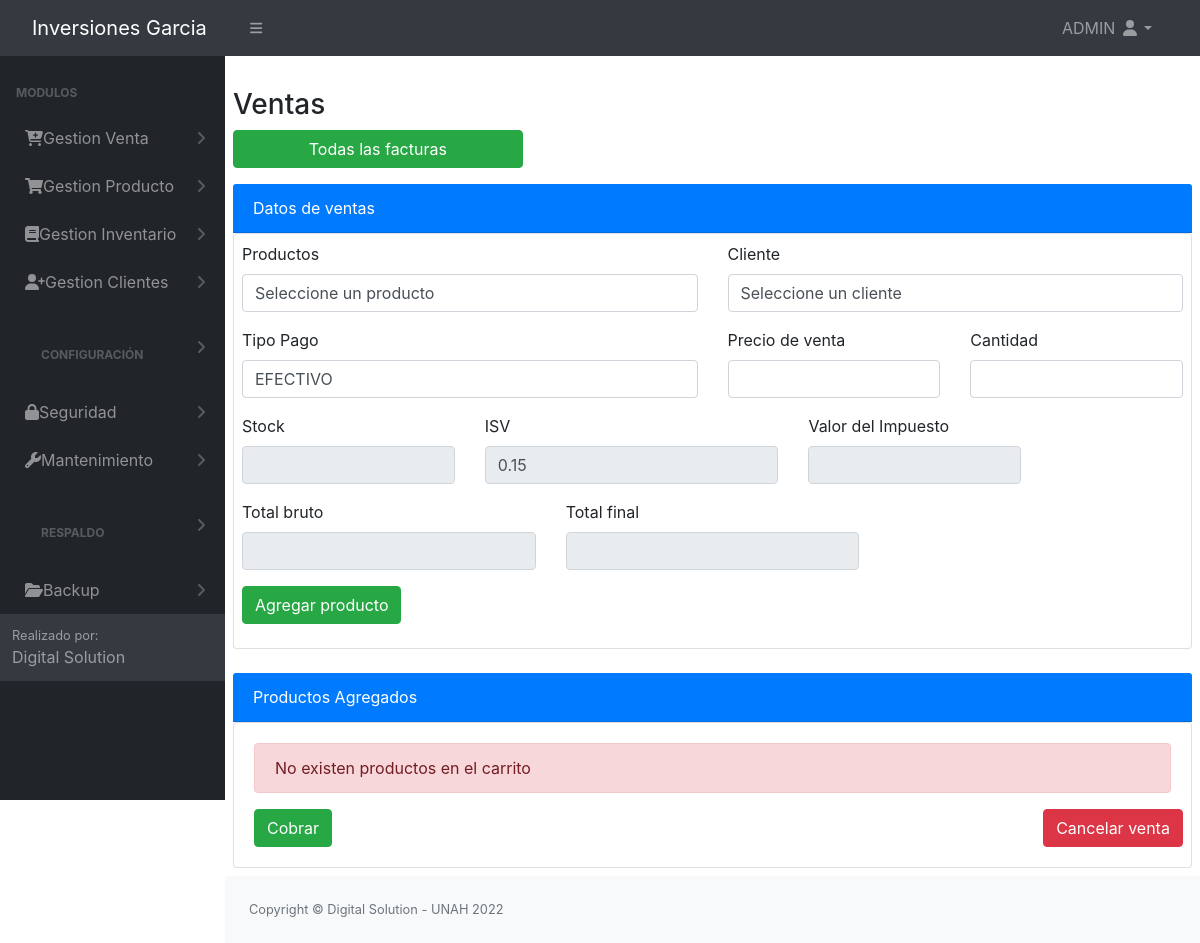
The app's page /src/NuevaVenta.php (signed in) with its own data.
### tables this page shows
CREATE TABLE `tbl_config_empresa` (
  `id` int(11) NOT NULL AUTO_INCREMENT,
  `nombre` varchar(120) NOT NULL,
  `eslogan` varchar(300) DEFAULT NULL,
  `rtn` varchar(16) DEFAULT NULL,
  `tel` varchar(10) DEFAULT NULL,
  `correo` varchar(40) DEFAULT NULL,
  `direccion` varchar(200) DEFAULT NULL,
  `logo` longblob DEFAULT NULL,
  PRIMARY KEY (`id`)
);

CREATE TABLE `tbl_permisos` (
  `id_permiso` int(11) NOT NULL AUTO_INCREMENT,
  `id_rol` int(11) NOT NULL,
  `permiso_insercion` int(11) NOT NULL,
  `permiso_eliminacion` int(11) NOT NULL,
  `permiso_modificar` int(11) NOT NULL,
  `permiso_consultar` int(11) NOT NULL,
  `id_objeto` int(11) NOT NULL,
  `pdf` int(11) NOT NULL,
  PRIMARY KEY (`id_permiso`),
  KEY `id_objeto` (`id_objeto`),
  KEY `id_rol` (`id_rol`)
);

CREATE TABLE `tbl_modulos` (
  `id_objeto` int(11) NOT NULL AUTO_INCREMENT,
  `Objeto` varchar(100) NOT NULL,
  `descripcion_objeto` varchar(30) NOT NULL,
  `id_padre` int(11) NOT NULL,
  `URL` varchar(100) NOT NULL,
  PRIMARY KEY (`id_objeto`)
);

### config/conex.php (called while the page is built, shortened)
<?php
     function getConexion()
    {
        $db = new PDO('mysql:host=localhost:3306;dbname=bd_inversiones_garcia', 'root', '');
        return $db;
    }
?>

### controladores/controlador_ventas.php (called while the page is built, shortened)
<?php
include_once '../modelos/modelo_principal.php';
class Contralador
{
    static public function obtenerimpuesto()
    {
    $modeloCompras = new ModeloPrincipal();
    return $modeloCompras->obtenerimpuesto();
    }
    static function mostrarPago()
    {
        $modelo = new ModeloPrincipal();
        $sql = "SELECT * FROM tbl_tipo_pago";
        $matrizProductos = $modelo->mostrarselect($sql);
        return $matrizProductos;
    }
                foreach ($value as $registro) {?>
             <?php   }
}

### modelos/modelo_principal.php (called while the page is built, shortened)
<?php
class ModeloPrincipal
{
    private $db;
    public function __construct()
    {
        require_once '../config/conex.php';
        $this->db = getConexion();
    }
    public function mostrarselect($consul)
    {
        $resu = $this->db->query($consul);
        return $resu;
    }
    public function obtenerimpuesto()
    {
        $this->db = getConexion();
        $sql = "SELECT valor FROM tbl_parametros WHERE parametro = 'Impuesto sobre venta'";
        $resultado = $this->db->query($sql);
        foreach ($resultado as $resp) {
            $this->impuesto[] = $resp;
        }
        return $this->impuesto;
        $this->db = null;
    }
}

### src/NuevaVenta.php (the view, shortened to what this page needs)
<?php
include_once('../Login/header.php');
include_once('../controladores/controlador_ventas.php');
$clientes = new Contralador();
$pago = $clientes->mostrarPago();
$isvparametro = $clientes->obtenerimpuesto();
?>
<div class="content p-2">
    <div class="page-title">
        <div class="title_left">
            <h3>Ventas</h3>
        </div>
        <div class="title_right">
            <div class="col-md-4 col-sm-4 form-group row pull-right top_search">
                <button onclick="window.location.href='factura.php';" class="btn  btn-round btn-success">Todas las facturas</button>
            </div>
        </div>
    </div>
    <div class="row">
        <div class="col-lg-12">
            <div class="card-header bg-primary text-white">
                Datos de ventas
            </div>
            <div class="card p-2">
                <form action="" method="post" class="needs-validation" autocomplete="off" >
                    <div class="row">
                        <div class="col-lg-6">
                            <div class="form-group">
                                <label for="utienda">Productos</label>
                                <select name="producto" id="producto" class="form-control" required="true" onchange="products()">
                                    <option value="">Seleccione un producto</option>
                                </select>
                            </div>
                        </div>
                    <?php if (!isset($_SESSION['clientecompra'])) { ?>
                            <div class="col-lg-6">
                                <div class="form-group">
                                    <label for="utienda">Cliente</label>
                                    <select name="cliente" id="cliente" class="form-control" required="true">
                                        <option value="">Seleccione un cliente</option>
                                    </select>
                                </div>
                            </div>
                            <?php } ?>
                            <?php if (!isset($_SESSION['pagocompra'])) { ?>
                            <div class="col-lg-6">
                                <div class="form-group">
                                    <label for="utienda">Tipo Pago</label>
                                    <select name="pago" id="pago" class="form-control" >
                                         <?php while ($row = $pago->fetch()) { ?>
                                            <option value="<?php echo $row['id_Tpago'] ?>"><?php echo $row['descripcion'] ?></option>
                                        <?php } ?>
                                    </select>
                                </div>
                            </div>
                          <?php } ?>
                        <div class="col-lg-3">
                            <div class="form-group">
                                <label for="dni">Precio de venta</label>
                                <input type="text" placeholder="" name="costo" id="costo" class="form-control">
                            </div>
                        </div>
                        <div class="col-lg-3">
                            <div class="form-group">
                                <label for="dni">Cantidad</label>
                                <input type="number" placeholder="" required name="cantidad" id="cantidad" onKeyUp="pierdeFoco(this)" min="1" class="form-control">
                            </div>
                        </div>
                        <div class="col-lg-3">
                            <div class="form-group">
                                <label for="dni">Stock</label>
                                <input type="number" placeholder="" disabled name="stok" id="stock" class="form-control">
                            </div>
                        </div>
                        <div class="col-lg-4">
                        <div class="form-group">
                                <label for="dni">ISV</label>
                                <input type="text" value="<?= $isvparametro[0]['valor']  ?>" name="isv" class="form-control" id="isv" readonly>
                            </div>
                        </div>
                        <div class="col-lg-3">
                            <div class="form-group">
                                <label for="dni">Valor del Impuesto</label>
                                <input type="text" name="valorimpuesto" class="form-control" id="valorimpuesto" readonly>
                            </div>
                        </div>
                        <div class="col-lg-4">
                            <div class="form-group">
                                <label for="dni">Total bruto</label>
                                <input type="text" name="totalbruto" id="totalbruto" class="form-control" readonly>
                            </div>
                        </div>
                        <div class="col-lg-4">
                            <div class="form-group">
                                <label for="dni">Total final</label>
                                <input type="text" name="totalfinal" id="totalfinal" class="form-control" readonly>
                            </div>
                        </div>
                        <div class="col-lg-6">
                            <div class="form-group">
                               <button type="submit" name="agregar" class="btn btn-success">Agregar producto</button>
                            </div>
                        </div>
                    </div>
                </form>
            </div>
        </div>
    </div>
    <br>
    <div class="row">
        <div class="col-lg-12">
            <div class="card-header bg-primary text-white">
                Productos Agregados
            </div>
            <div class="card">
                <div class="card-body">
                    <?php if (isset($_SESSION['new_venta']['items'])) { ?>
                        <div class="table-responsive">
                            <table class="table table-striped table-bordered">
                                <thead class="thead-dark">
                                    <tr>
                                        <th>ID</th>
                                        <th>Producto</th>
                                        <th>Precio</th>
                                        <th>Cantidad</th>
                                        <th>Isv</th>
                                        <th>Total</th>
                                        <th>Eliminar</th>
                                    </tr>
                                </thead>
                                <tbody>
                                    <?php
                                    $ii = 0;
                                    $total = 0;
                                    foreach ($_SESSION['new_venta']['items'] as $i) {
                                    ?>
                                        <tr>
                                            <th><?php echo $ii = $ii + 1 ?></th>
                                            <th><?php echo $i['productotext'] ?></th>
                                            <th><?php echo number_format($i['costo'], 2) ?></th>
                                            <th><?php echo $i['cantidad'] ?></th>
                                            <th><?php echo number_format($i['valorimpuesto'], 2) ?></th>
                                            <th><?php echo number_format($i['totalfinal'], 2) ?></th>
                                            <th><button class="btn btn-danger" onclick="eliminar(<?= $i['id'] ?>)" name="eliminar" type="submit"><i class='fas fa-trash-alt'></i></button></th>
                                        </tr>
                                    <?php
                                    $total = $total + $i['totalfinal'];
                                    }
                                    ?>
                                        <td colspan="4" align="right">
                                            <h3>Total a pagar</h3>
                                        </td>
                                        <td align="right">
                                            <h3><?php echo number_format($total, 2); ?></h3>
                                        </td>
                                        <td></td>
                                    </tr>
                                </tbody>
                            </table>
                        </div>
                    <?php } else { ?>
                        <div class="alert alert-danger" role="alert">
                            No existen productos en el carrito
                        </div>
                    <?php } ?>
                    <div class="row">
                        <div class="col-lg-2">
                          <button type="button" id="cobrar" name="cobrar" class="btn btn-success" data-toggle="modal" data-target="#exampleModal" data-whatever="@mdo">Cobrar</button>
                        </div>
                        <div class="col-lg-8"></div>
                        <div class="col-lg-2">
                            <button class="btn btn-danger" onclick="limpiar()" name="limpiar" type="submit">Cancelar venta</button>
                        </div>
                    </div>
                </div>
            </div>
        </div>
    </div>
</div>
<?php include_once('../Login/footer.php');
?>

### Login/header.php (shortened to what this page needs)
<?php
include_once '../modelos/modelo_principal.php';
if (!empty($_SESSION)) {
    $nombre = $_SESSION['nombre'];
}
else
{
    header('Location: ../Login/login.php?loggeado=false');
}
include '../config/conn.php';
$sql1 = mysqli_query($conn, "SELECT * FROM tbl_config_empresa where id = 1");
$rom = mysqli_fetch_array($sql1);
?>
<!DOCTYPE html>
<html lang="en">
    <head>
        <link href="https://cdn.jsdelivr.net/npm/simple-datatables@latest/dist/style.css" rel="stylesheet" />
        <link href="../dist/css/styles.css" rel="stylesheet" />
        <link rel="stylesheet" href="../Login/vendors/x/dist/notiflix-3.2.5.min.css" />
        <link rel="stylesheet" href="https://cdnjs.cloudflare.com/ajax/libs/twitter-bootstrap/4.1.3/css/bootstrap.css">
        <link rel="stylesheet" href="https://cdn.datatables.net/1.10.20/css/dataTables.bootstrap4.min.css">
        <link rel="stylesheet" type="text/css" href="assets/css/main.css">
        <link rel="stylesheet" type="text/css" href="assets/css/style.css">
        <link href="https://cdn.jsdelivr.net/npm/bootstrap@5.1.3/dist/css/bootstrap.min.css" rel="stylesheet">
        <link href="../dist/css/contenedor.css" rel="stylesheet" />
        <link href="../Login/vendors/bootstrap/dist/css/bootstrap.min.css" rel="stylesheet">
        <link rel="stylesheet" href="../Login/vendors/notiflix/dist/notiflix-3.2.5.min.css" />
        <link rel="stylesheet" href="https://cdnjs.cloudflare.com/ajax/libs/font-awesome/5.7.2/css/all.min.css" />
        <link rel="stylesheet" href="https://cdnjs.cloudflare.com/ajax/libs/simple-line-icons/2.4.1/css/simple-line-icons.css" />
        <link rel="stylesheet" href="https://cdn.datatables.net/1.10.19/css/jquery.dataTables.min.css" />
        <link rel="stylesheet" href="https://cdn.datatables.net/buttons/1.5.6/css/buttons.dataTables.min.css" />
    </head>
    <body class="sb-nav-fixed">
        <nav class="sb-topnav navbar navbar-expand navbar-dark bg-dark">
            <a class="navbar-brand ps-3" id="titulo_menu" href="../dist/home.php"> <?= $rom['nombre'] ?> </a>
            <button class="btn btn-link btn-sm order-1 order-lg-0 me-4 me-lg-0" id="sidebarToggle" href="#!"><i class="fas fa-bars"></i></button>
            <ul class="navbar-nav ms-auto ms-md-0 me-3 me-lg-4">
                <li class="nav-item dropdown">
                <a class="nav-link dropdown-toggle" id="navbarDropdown" href="#" role="button" data-bs-toggle="dropdown" aria-expanded="false"><?= $nombre ?> <i class="fas fa-user fa-fw"></i></a>
                </li>
            </ul>
        </nav>
        <div id="layoutSidenav">
            <div id="layoutSidenav_nav">
                <nav class="sb-sidenav accordion sb-sidenav-dark" id="sidenavAccordion">
                    <div class="sb-sidenav-menu">
                        <div class="nav">
                            <div class="sb-sidenav-menu-heading">Modulos</div>
                            <?php
                            $rol = $_SESSION['rol'];
                            $result = mysqli_query($conn, "select * from tbl_modulos tm inner join tbl_permisos tp ON tm.ID_OBJETO = tp.ID_OBJETO where tm.ID_PADRE = 0 and tp.permiso_consultar = 1 and tp.ID_ROL = '$rol'"); ?>
                            <?php foreach ($result as $i) : ?>
                                <a class="nav-link collapsed" href="#" data-bs-toggle="collapse" data-bs-target="#pagesCollapsePersonas<?= $i['id_objeto'] ?>" aria-expanded="false" aria-controls="pagesCollapseError">
                                    &nbsp;&nbsp;<?= $i['Objeto'] ?>
                                    <div class="sb-sidenav-collapse-arrow"><i class="fas fa-angle-down"></i></div>
                                </a>
                            <?php endforeach; ?>
                    </div>
                    <div class="sb-sidenav-footer">
                        <div class="small">Realizado por:</div>
                        Digital Solution
                    </div>
                </nav>
            </div>
            <div id="layoutSidenav_content"> <br>

### src/assets/css/style.css (style rules this page uses)
.row { display: -webkit-box; display: -ms-flexbox; display: flex; -ms-flex-wrap: wrap; flex-wrap: wrap; margin-right: -5px; margin-left: -5px; }

### records on screen
tbl_config_empresa: nombre "Inversiones Garcia"
tbl_permisos: id_objeto.Objeto "Gestion Venta"
tbl_permisos: id_objeto.Objeto "Gestion Producto"
tbl_permisos: id_objeto.Objeto "Gestion Inventario"
tbl_permisos: id_objeto.Objeto "Gestion Clientes"
tbl_permisos: id_objeto.Objeto "CONFIGURACIÓN"
tbl_permisos: id_objeto.Objeto "Seguridad"
tbl_permisos: id_objeto.Objeto "Mantenimiento"
tbl_permisos: id_objeto.Objeto "RESPALDO"
tbl_permisos: id_objeto.Objeto "Backup"

### other values on screen
$nombre "ADMIN"
form field pago "EFECTIVO"
